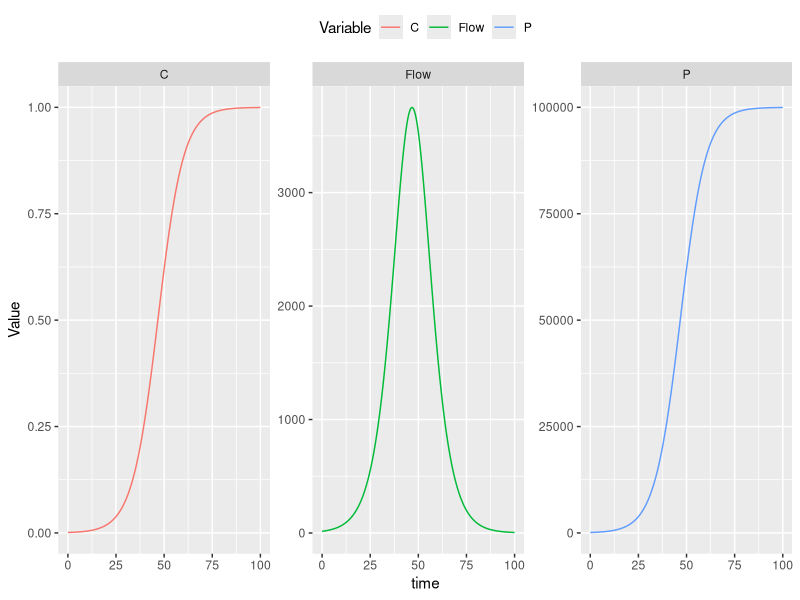

This figure's R source:
library(deSolve)
library(dplyr)
library(ggplot2)
library(tidyr)
library(purrr)
library(ggpubr)

ltg <- function(time, stocks, auxs){
  with(as.list(c(stocks, auxs)),{
    C <- P/K             # Eq (2)
    dP_dt <- r*P*(1-C)   # Eq (1)
    return (list(c(dP_dt), 
                 r=r, 
                 K=K,
                 C=C,
                 Flow=dP_dt))
  })
}


simtime <- seq(0,100,by=0.25)
stocks  <- c(P=100)            # Eq (5)
auxs    <- c(r=0.15,K=100000)  # Eq (3) and Eq (4)

res <- ode(y=stocks, 
           times=simtime, 
           func = ltg, 
           parms=auxs, 
           method="euler") %>%
  data.frame() %>%
  dplyr::as_tibble()
res

res_long <- res %>%
  dplyr::select(time,C,P,Flow) %>%
  tidyr::pivot_longer(names_to = "Variable", 
                      values_to = "Value",
                      -time)

ggplot(res_long,aes(x=time,y=Value,color=Variable)) + 
  geom_line() + facet_wrap(~Variable,scales = "free")+
  theme(legend.position = "top")
